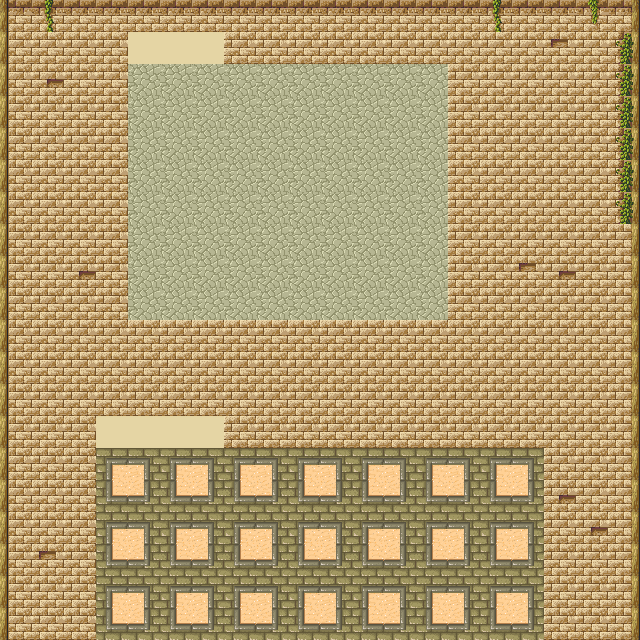

Rendered tile map (Tiled .tmx) drawn with the repository's tilesets; below, a short description and the map source with its tile grids summarised:
An orthogonal 20x20 tile map with 32x32 px tiles, 2 tile layers (Background, shelf), 2 tilesets.

<map version="1.0" orientation="orthogonal" renderorder="right-down" width="20" height="20" tilewidth="32" tileheight="32">
 <tileset firstgid="1" name="hyptosis_til-art-batch-2" tilewidth="32" tileheight="32">
  <image source="tilesets/hyptosis_til-art-batch-2.png" trans="ff00ff" width="960" height="960" />
 </tileset>
 <tileset firstgid="901" name="tmw_desert_spacing" tilewidth="32" tileheight="32" spacing="1" margin="1">
  <image source="tilesets/tmw_desert_spacing.png" trans="ff00ff" width="265" height="199" />
 </tileset>
 <layer name="Background" width="20" height="20">
  <data>[400 cells, 400 non-empty, 9 distinct tile ids]</data>
 </layer>
 <layer name="shelf" width="20" height="20">
  <data>[400 cells, 179 non-empty, 8 distinct tile ids]</data>
 </layer>
</map>
